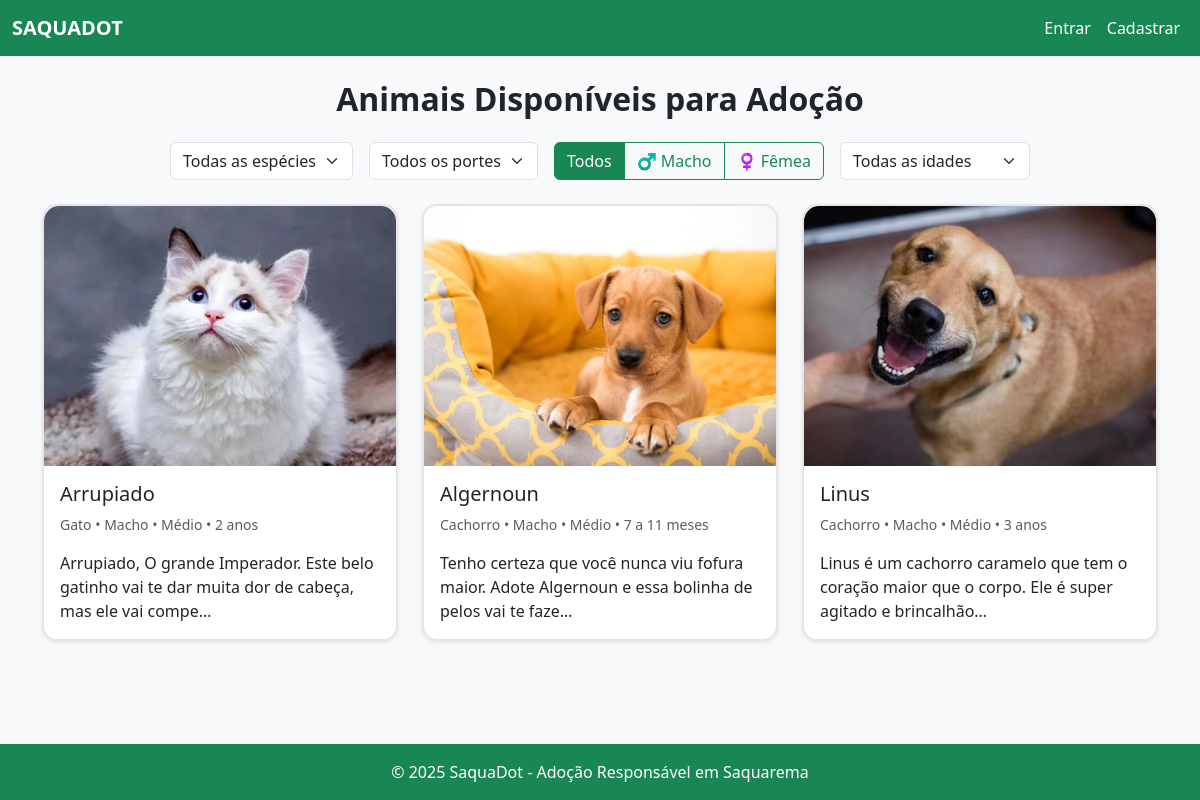
The page / on the database its author committed.
### core/models.py (models this page shows, shortened)
class Animal(models.Model):
    PORTE_CHOICES = [
        ('Pequeno', 'Pequeno'),
        ('Médio', 'Médio'),
        ('Grande', 'Grande'),
    ]
    SEXO_CHOICES = [
        ('Macho', 'Macho'),
        ('Fêmea', 'Fêmea'),
    ]
    IDADE_CHOICES = [
        ('Menos de 6 meses', 'Menos de 6 meses'),
        ('7 a 11 meses', '7 a 11 meses'),
        ('1 ano', '1 ano'),
        ('2 anos', '2 anos'),
        ('3 anos', '3 anos'),
        ('4 anos', '4 anos'),
        ('5 anos', '5 anos'),
        ('6 anos', '6 anos'),
        ('7 ou mais', '7 ou mais'),
    ]
    nome = models.CharField(max_length=100)
    especie = models.CharField(max_length=50, choices=[('Cachorro', 'Cachorro'), ('Gato', 'Gato')])
    idade = models.CharField(max_length=20, choices=IDADE_CHOICES, verbose_name="Idade")
    descricao = models.TextField()
    foto = models.ImageField(upload_to='animais/')
    adotado = models.BooleanField(default=False)
    cuidador = models.ForeignKey(User, on_delete=models.CASCADE, related_name='animais')
    porte = models.CharField(
        max_length=10,
        choices=PORTE_CHOICES,
        verbose_name="Porte",
        null=True, # Permite que animais antigos não tenham porte
        blank=True # Permite que o campo seja opcional no formulário
    )
    sexo = models.CharField(
        max_length=10,
        choices=SEXO_CHOICES,
        verbose_name="Sexo",
        null=True,
        blank=True
    )
    whatsapp = models.CharField(
        max_length=20,
        blank=True,
        null=True,
        verbose_name="WhatsApp",
        help_text="Número com DDD"
    )
    email = models.EmailField(
        blank=True,
        null=True,
        verbose_name="E-mail"
    )

### core/views.py (the view, shortened to what this page needs)
# urls.py: path('', views.index, name='home'),
def index(request):
    animais = Animal.objects.filter(adotado=False)
    especie = request.GET.get('especie', '').strip()
    idade = request.GET.get('idade', '').strip()
    porte = request.GET.get('porte', '').strip()
    sexo = request.GET.get('sexo', '').strip()
    if especie:
        animais = animais.filter(especie__iexact=especie)
    if idade:
        animais = animais.filter(idade=idade)
    if porte:
        animais = animais.filter(porte__iexact=porte)
    if sexo:
        animais = animais.filter(sexo__iexact=sexo)
    animais = animais.order_by('-id')
    paginator = Paginator(animais, 6)
    page_number = request.GET.get('page')
    page_obj = paginator.get_page(page_number)
    context = {
        'page_obj': page_obj,
        'idade_choices': Animal.IDADE_CHOICES,
        'porte_choices': Animal.PORTE_CHOICES,
        'sexo_choices': Animal.SEXO_CHOICES,
    }
    return render(request, 'core/index.html', context)

### core/context_processors.py (called while the page is built)
def contagem_pedidos(request):
    if request.user.is_authenticated:
        pendentes = Adocao.objects.filter(animal__cuidador=request.user, aprovado=False).count()
        return {'pedidos_pendentes': pendentes}
    return {}

def contagem_notificacoes(request):
    if request.user.is_authenticated:
        nao_lidas = Notificacao.objects.filter(usuario=request.user, lida=False).count()
        return {'notificacoes_nao_lidas': nao_lidas}
    return {}

### core/templates/core/index.html (shortened to what this page needs)
{% extends 'core/base.html' %}
{% block content %}
<h2 class="text-center mb-4"><b>Animais Disponíveis para Adoção </b></h2>
<form method="get" id="filtroForm" class="row g-3 mb-4 justify-content-center align-items-center">
  <div class="col-md-auto col-sm-6">
    <select name="especie" class="form-select">
      <option value="">Todas as espécies</option>
    </select>
  </div>
  <div class="col-md-auto col-sm-6">
    <select name="porte" class="form-select">
      <option value="">Todos os portes</option>
    </select>
  </div>
  <div class="col-md-auto col-sm-12 order-sm-last order-md-0">
    <div class="btn-group w-100" role="group" aria-label="Filtro de sexo">
      <label class="btn btn-outline-success" for="sexoTodos">Todos</label>
      <label class="btn btn-outline-success" for="sexoMacho">♂️ Macho</label>
      <label class="btn btn-outline-success" for="sexoFemea">♀️ Fêmea</label>
    </div>
  </div>
  <div class="col-md-auto col-sm-6">
    <select name="idade" class="form-select">
      <option value="">Todas as idades</option>
    </select>
  </div>
</form>
<div class="row row-cols-1 row-cols-sm-2 row-cols-md-3 g-4">
  {% for animal in page_obj %}
    <div class="col">
      <div class="card h-100 shadow-sm card-hover">
        <img src="{{ animal.foto.url }}" class="card-img-top" alt="{{ animal.nome }}">
        <div class="card-body">
          <h5 class="card-title">
            <a href="{% url 'animal_detail' animal.id %}" class="text-decoration-none text-dark stretched-link">
              {{ animal.nome }}
            </a>
          </h5>
          <p class="card-text small text-muted">{{ animal.especie }} • {{ animal.sexo|default_if_none:"?" }} • {{ animal.porte|default_if_none:"-" }} • {{ animal.idade }}</p>
          <p class="card-text">{{ animal.descricao|truncatechars:100 }}</p>
        </div>
      </div>
    </div>
  {% empty %}
    <div class="text-center mt-4">
      <h5 class="text-muted">😿 Nenhum animal encontrado com esses filtros.</h5>
      <a href="{% url 'home' %}" class="btn btn-outline-success mt-2">Ver todos novamente</a>
    </div>
  {% endfor %}
</div>
{% endblock %}

### core/templates/core/base.html (shortened to what this page needs)
{% load static %}
<!DOCTYPE html>
<html lang="pt-br">
<head>
  <link href="https://cdn.jsdelivr.net/npm/bootstrap@5.3.0/dist/css/bootstrap.min.css" rel="stylesheet">
  <link href="{% static 'core/styles.css' %}" rel="stylesheet">
</head>
<body>
  <nav class="navbar navbar-expand-lg" style="background-color: #198754;">
    <div class="container-fluid">
      <a class="navbar-brand text-white fw-bold" href="/">SAQUADOT</a>
      <div class="collapse navbar-collapse justify-content-end" id="navbarNav">
        <ul class="navbar-nav">
          {% if user.is_authenticated %}
            <li class="nav-item"><a class="nav-link text-white" href="/">🏠 Início</a></li>
            <li class="nav-item"><a class="nav-link text-white" href="/meus-animais/">🐶🐱 Meus Animais</a></li>
            <li class="nav-item dropdown">
              <a class="nav-link dropdown-toggle text-white" href="#" id="navbarDropdown" role="button" data-bs-toggle="dropdown">
                🐾 Pedidos
                {% if pedidos_pendentes > 0 %}
                  <span class="badge bg-warning text-dark">{{ pedidos_pendentes }}</span>
                {% endif %}
              </a>
              <ul class="dropdown-menu">
                <li><a class="dropdown-item" href="/adocoes/pendentes/">📩 Pedidos Recebidos</a></li>
                <li><a class="dropdown-item" href="/minhas-solicitacoes/">📲 Minhas Solicitações</a></li>
              </ul>
            </li>
            <li class="nav-item"><a class="nav-link text-white" href="/campanhas/">📢 Campanhas</a></li>
            <li class="nav-item">
              <a class="nav-link text-white position-relative" href="/notificacoes/">
                🔔 Notificações
                {% if notificacoes_nao_lidas > 0 %}
                  <span class="badge bg-warning text-dark ms-1">{{ notificacoes_nao_lidas }}</span>
                {% endif %}
              </a>
            </li>
            <li class="nav-item"><a class="nav-link text-white" href="/animal/cadastrar/">📕 Cadastrar</a></li>
            <li class="nav-item"><a class="nav-link text-white" href="/logout/">❌ Sair</a></li>
          {% else %}
            <li class="nav-item"><a class="nav-link text-white" href="/login/">Entrar</a></li>
            <li class="nav-item"><a class="nav-link text-white" href="/register/">Cadastrar</a></li>
          {% endif %}
        </ul>
      </div>
    </div>
  </nav>
  <div class="toast-container position-fixed bottom-0 end-0 p-3" style="z-index: 1100;">
  </div>
  <div class="container mt-4">
    {% block content %}{% endblock %}
  </div>
  <footer class="bg-success text-white text-center py-3 mt-auto">
    © 2025 SaquaDot - Adoção Responsável em Saquarema
  </footer>
</body>
</html>

### core/static/core/styles.css (style rules this page uses)
html, body { height: 100%; }
body { background-color: #f8f9fa; display: flex; flex-direction: column; }
.navbar { background-color: #198754; }
.navbar a, .navbar-brand { color: white !important; }
footer { background-color: #198754; color: white; text-align: center; padding: 15px; margin-top: auto; }
.card { position: relative; border-radius: 15px; background-color: #ffffff; box-shadow: 0 4px 10px rgba(0, 0, 0, 0.08); border: 2px solid rgba(0, 0, 0, 0.1); transition: transform 0.3s ease, box-shadow 0.3s ease, border-color 0.3s ease; overflow: hidden; }
.card-img-top { height: 260px; object-fit: cover; object-position: center; border-top-left-radius: 15px; border-top-right-radius: 15px; transition: opacity 0.3s ease, transform 0.3s ease; }

### rows shown on the page
Animal: foto (picture), nome "Arrupiado", especie "Gato", sexo "Macho", porte "Médio", idade "2 anos", descricao "Arrupiado, O grande Imperador. Este belo gatinho vai te dar muita dor de cabeça, mas ele vai compe…"
Animal: foto (picture), nome "Algernoun", especie "Cachorro", sexo "Macho", porte "Médio", idade "7 a 11 meses", descricao "Tenho certeza que você nunca viu fofura maior. Adote Algernoun e essa bolinha de pelos vai te faze…"
Animal: foto (picture), nome "Linus", especie "Cachorro", sexo "Macho", porte "Médio", idade "3 anos", descricao "Linus é um cachorro caramelo que tem o coração maior que o corpo. Ele é super agitado e brincalhão…"
